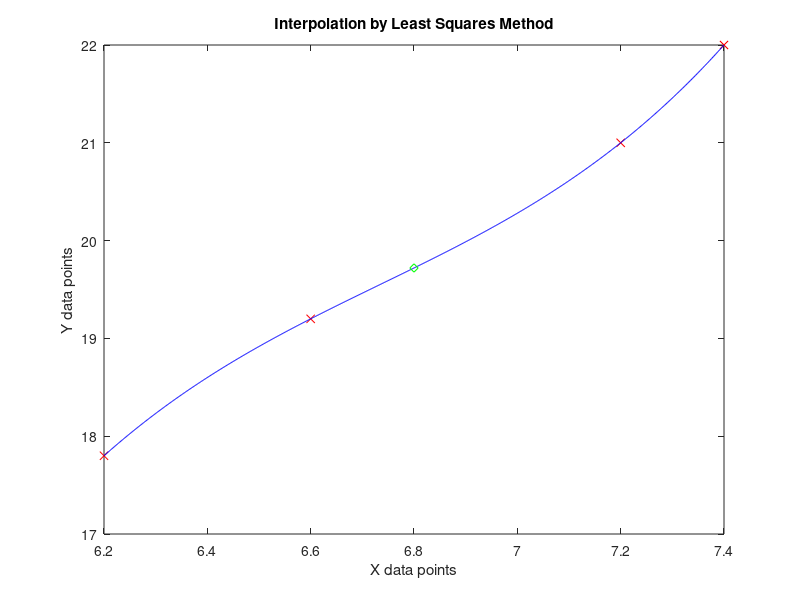

Write the MATLAB code that produced this figure.
clear all;
% Linear Interpolation using Least Squares Method
%
% n - No of data points (Xi,Yi)
% m - Degree of polynomial which is fitting data 
% m MUST BE EQUAL OR LESS THAN (n-1) 
%
m = 3;
%
n = 4;  
x=[6.2; 6.6; 7.2; 7.4];
y=[17.8; 19.2; 21.0; 22.0];
%
for i=1:n
	for j=1:m+1
	xx(i,j) = x(i,1)^(j-1.);
	end
end
%
if m < n-1
aa = inv(xx'*xx)*xx'*y;
elseif m == n-1
aa = inv(xx) * y;
else
disp('WARNING: degree of polynomial to high, reduce m parameter to be equal or less than n!');
end
disp('Error of the curve fit line')
yerror = y - xx * aa
%
np=1000;
a=min(x);
b=max(x);
dx=(b-a)/(np-1);
for i=1:np
xfit(i,1) = a + dx * (i-1);
yfit(i,1) = 0.;
	for j=1:m+1
	yfit(i,1) = yfit(i,1) + aa(j,1) * xfit(i,1)^(j-1.);
	end
end
%
xt = 6.8;
yt = 0.;
for j=1:m+1
	yt = yt + aa(j,1) * xt^(j-1.);
end
%
figure(1)
plot(x,y,'rx');
xlabel('X data points');
ylabel('Y data points');
title('Interpolation by Least Squares Method');
hold on
plot(xfit,yfit,'b')
hold on
plot(xt,yt,'gd')
hold off









